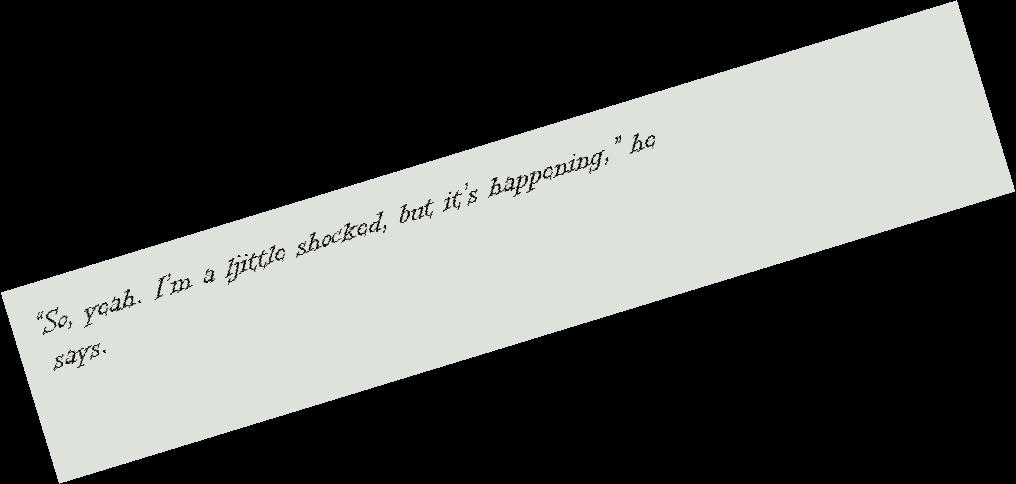
#> input picture Dataset/Generated_Images/generatedData4.png, 1016 x 484 px, found by its file name
$ jupyter execute preprocessing.ipynb
#> lines starting #> are read from the running program, lines starting #| are printed output that depends on the picture; after the words box and inside, x2 and y2 are one past the last pixel; in counts of white or black regions, pixels touching at a corner belong together
#> further down, image is the input picture: shape (484, 1016, 3); mean B, G, R 87.5, 91.2, 88.8
[cell 1]
import cv2
def binarization(image):
    img = cv2.cvtColor(image,cv2.COLOR_BGR2GRAY)
    blur = cv2.GaussianBlur(img, (5, 5), 0)
    img = cv2.threshold(blur, 10,225,0)[1]
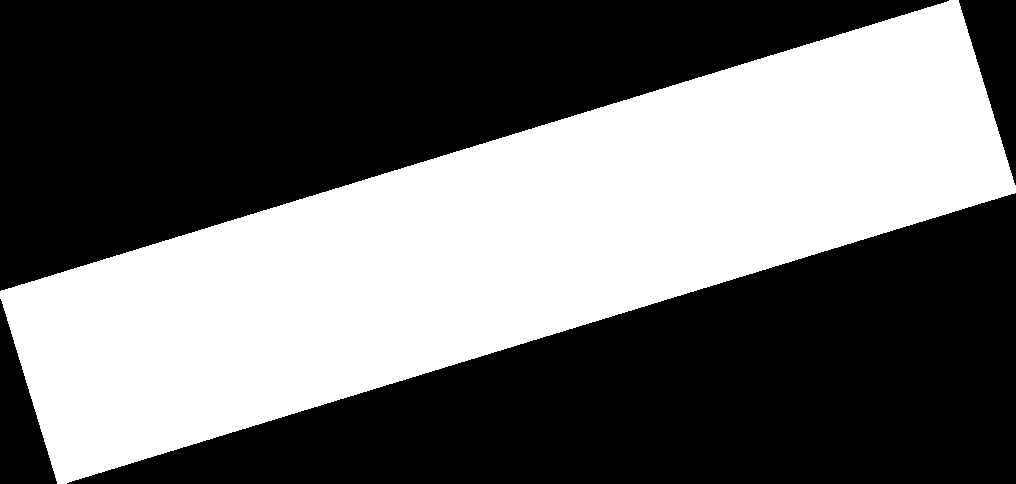
#> img: shape (484, 1016); values 0 (black) and 225 (white), 41.5% white; 1 white region, box (x1, y1, x2, y2) and area: (0, 0, 1016, 484) 203888
    #img = cv2.adaptiveThreshold(img,255,cv2.ADAPTIVE_THRESH_GAUSSIAN_C,cv2.THRESH_BINARY,11,2)
    cv2.imwrite("Binarization.png", img)
    return img

[cell 2]
import numpy as np
def find_score(image,angle):
    data = inter.rotate(image, angle, reshape=False, order=0)
    hist = np.sum(data, axis=1)
    mean = np.sum(hist)/len(hist)
    score = np.sum((hist-mean) ** 2)
    return score

[cell 3]
from PIL import Image
from scipy.ndimage import interpolation as inter
'''
def deskew(image):
    coords = np.column_stack(np.where(image > 0))
    angle = cv2.minAreaRect(coords)[-1]
    if angle < -45:
        angle = -(90 + angle)
    else:
        angle = -angle
    print("Best angle :", angle)
    (h, w) = image.shape[:2]
    center = (w // 2, h // 2)
    M = cv2.getRotationMatrix2D(center, angle, 1.0)
    rotated = cv2.warpAffine(image, M, (w, h), flags=cv2.INTER_CUBIC, borderMode=cv2.BORDER_REPLICATE)
    cv2.imwrite("Deskew.png",rotated)
    return rotated
'''

def deskew(image):
    delta = 1
    limit = 90
    angles = np.arange(-limit, limit+delta, delta)
    scores = []
    for angle in angles:
        score = find_score(image,angle)
        scores.append(score)
#> this loop made 181 passes
#> (mean in find_score, score) on passes 1 to 3: (47818.1, 6110563), (48087.7, 5918104.3), (48360.1, 7182892.6)
#> pass 1, in find_score, `data = inter.rotate(image, angle, reshape=False, order=0)`:
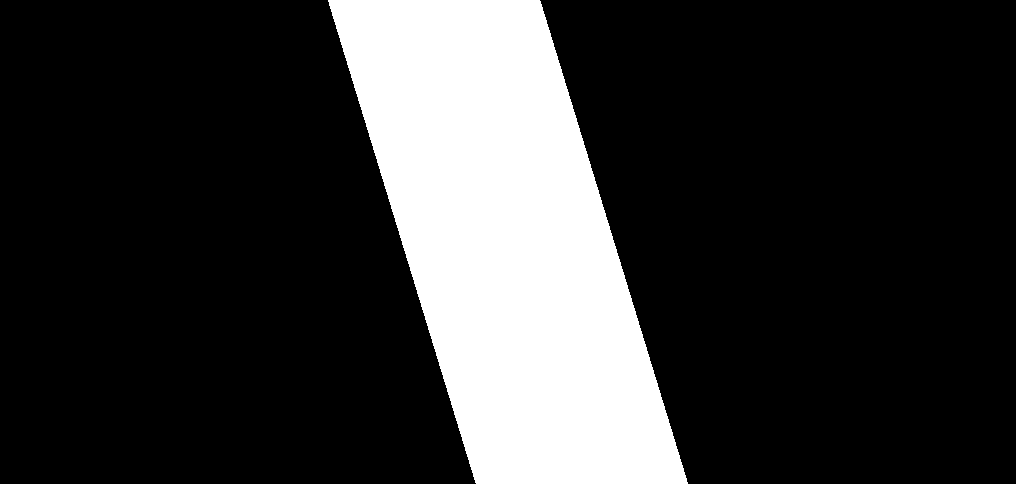
#> data: shape (484, 1016); values 0 (black) and 225 (white), 20.9% white; 1 white region, box (x1, y1, x2, y2) and area: (328, 0, 688, 484) 102862
#> pass 2, in find_score (call 2), `data = inter.rotate(image, angle, reshape=False, order=0)`:
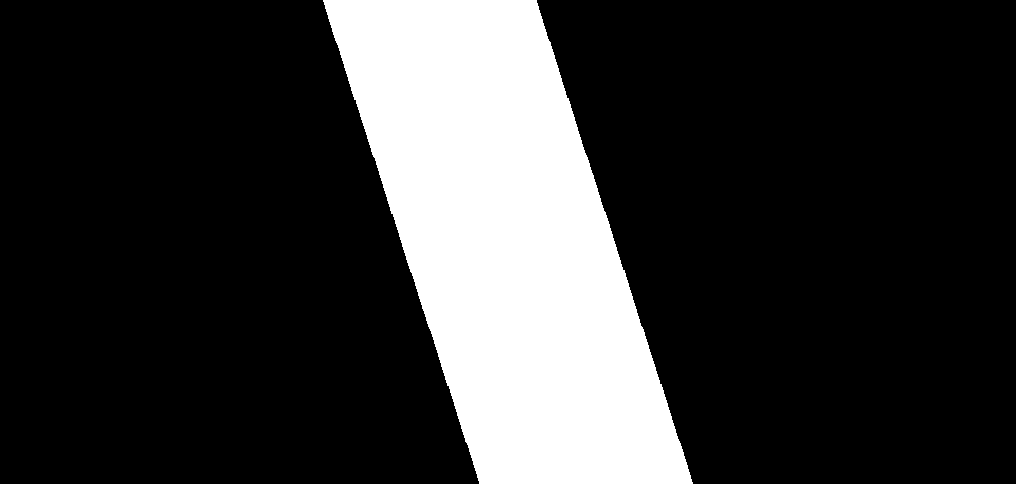
#> data: shape (484, 1016); values 0 (black) and 225 (white), 21% white; 1 white region, box (x1, y1, x2, y2) and area: (323, 0, 693, 484) 103442
#> pass 3, in find_score (call 3), `data = inter.rotate(image, angle, reshape=False, order=0)`:
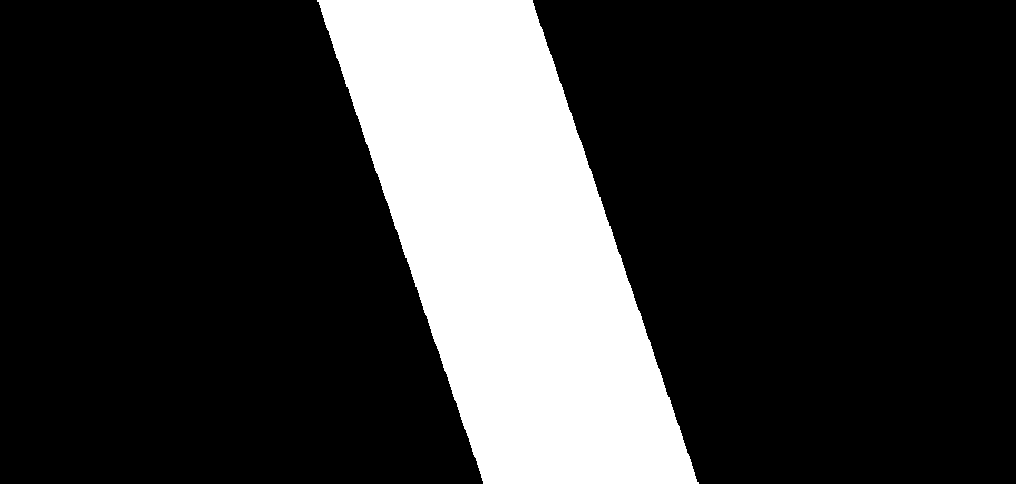
#> data: shape (484, 1016); values 0 (black) and 225 (white), 21.2% white; 1 white region, box (x1, y1, x2, y2) and area: (317, 0, 699, 484) 104028
#> after the loop, scores = 181 values, max 5.98e+12 at index 73, min 3754931.6 at index 125, mean 7.36e+11
    best_score = max(scores)
#> best_score = 5.98e+12
    best_angle = angles[scores.index(best_score)]
#> best_angle = -17
    print(best_angle)
#| -17
    data = inter.rotate(image,best_angle, reshape= False, order = 0)
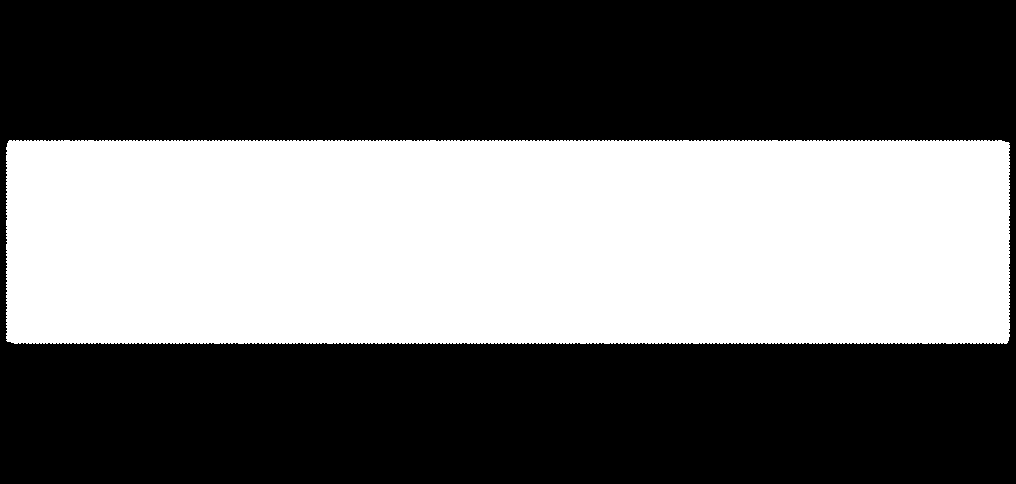
#> data: shape (484, 1016); values 0 (black) and 225 (white), 41.5% white; 1 white region, box (x1, y1, x2, y2) and area: (6, 140, 1010, 344) 203888
    img = Image.fromarray((data).astype("uint8")).convert("L")
    img.save("Deskew.png")
    return (img)

[cell 4]
import cv2
def removeNoise(image):
    img = np.asarray(image)
    converted_img = cv2.cvtColor(img, cv2.COLOR_GRAY2BGR)
    img = cv2.fastNlMeansDenoisingColored(converted_img, None, 10,10,7,15)
    cv2.imwrite("final.png",img)
    return img

[cell 5]
import cv2
import pytesseract
pytesseract.pytesseract.tesseract_cmd = r'C:\Users\DELL\anaconda3\envs\myenv\Library\bin\tesseract.exe'
imagePath = "D:\ASSOC\englishSpellingCorrection\Dataset\Generated_Images\\"

image = cv2.imread(imagePath + 'generatedData4.png')
img = binarization(image)
img = deskew(img)
result = removeNoise(img)
cv2.imshow("Result", result)
cv2.waitKey(0)
cv2.destroyAllWindows()
#final = cv2.Canny(result, 100, 200)
print(pytesseract.image_to_string(result))
#> (this line was passed over: pytesseract is not available in this run)

$ run again, with Dataset/Generated_Images/generatedData0.png copied over Dataset/Generated_Images/generatedData4.png
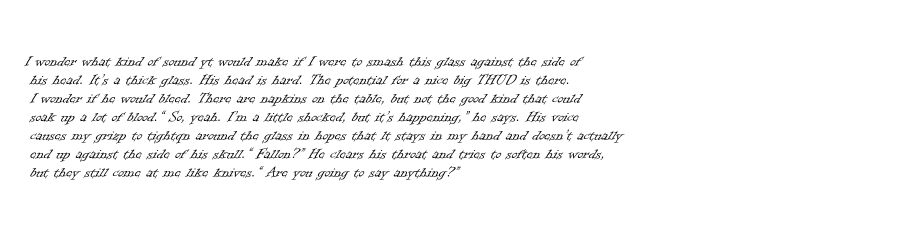
#> input picture Dataset/Generated_Images/generatedData0.png, 1800 x 500 px, found by its file name (shown at 1/2 size)
#> image is the input picture: shape (500, 1800, 3); min 0, max 255, mean 247.4
#> the loop in deskew, `for angle in angles:` made 181 passes
#> (mean in find_score, score) on passes 1 to 3: (112500, 0), (112292.1, 1777545), (112341.6, 5274720)
#> pass 1, in find_score, `data = inter.rotate(image, angle, reshape=False, order=0)`:
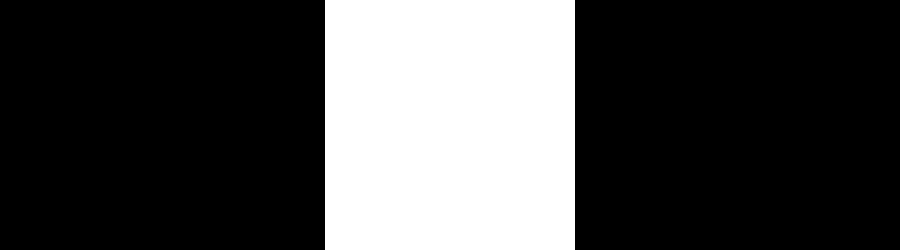
#> data: shape (500, 1800) (shown at 1/2 size); values 0 (black) and 225 (white), 27.8% white; 1 white region, box (x1, y1, x2, y2) and area: (650, 0, 1150, 500) 250000
#> after the loop in deskew, `for angle in angles:`: scores = 181 values, max 2.33e+12 at index 79, min 0 at index 0, mean 3.92e+11
#> best_score = 2.33e+12
#> best_angle = -11
#| -11
#> in deskew, `data = inter.rotate(image,best_angle, reshape= False, order = 0)`:
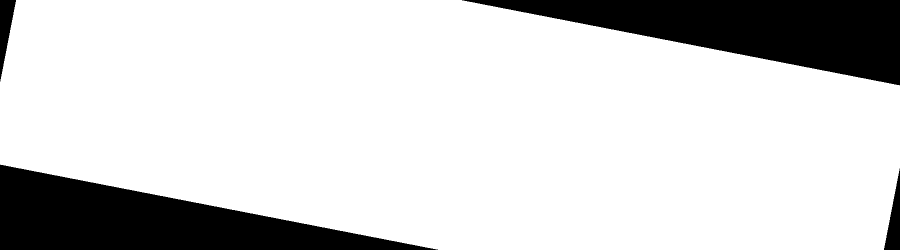
#> data: shape (500, 1800) (shown at 1/2 size); values 0 (black) and 225 (white), 82.7% white; 4 black regions, box (x1, y1, x2, y2) and area: (924, 0, 1800, 171) 75016, (0, 329, 876, 500) 75016, (0, 0, 32, 163) 2676, (1768, 337, 1800, 500) 2676

$ run again, with Dataset/Generated_Images/generatedData10.png copied over Dataset/Generated_Images/generatedData4.png
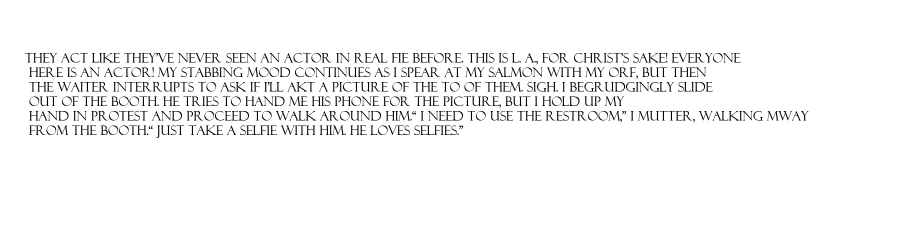
#> input picture Dataset/Generated_Images/generatedData10.png, 1800 x 500 px, found by its file name (shown at 1/2 size)
#> image is the input picture: shape (500, 1800, 3); min 0, max 255, mean 246.2
#> the loop in deskew, `for angle in angles:` made 181 passes
#> (mean in find_score, score) on passes 1 to 3: (112500, 0), (112292.1, 1777545), (112341.6, 5274720)
#> pass 1, in find_score, `data = inter.rotate(image, angle, reshape=False, order=0)`:
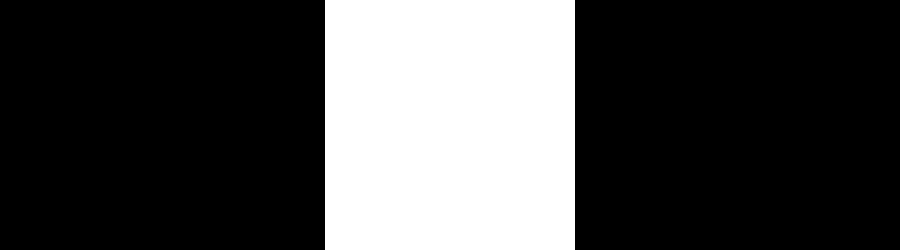
#> data: shape (500, 1800) (shown at 1/2 size); values 0 (black) and 225 (white), 27.8% white; 1 white region, box (x1, y1, x2, y2) and area: (650, 0, 1150, 500) 250000
#> after the loop in deskew, `for angle in angles:`: scores = 181 values, max 2.33e+12 at index 79, min 0 at index 0, mean 3.92e+11
#> best_score = 2.33e+12
#> best_angle = -11
#| -11
#> in deskew, `data = inter.rotate(image,best_angle, reshape= False, order = 0)`:
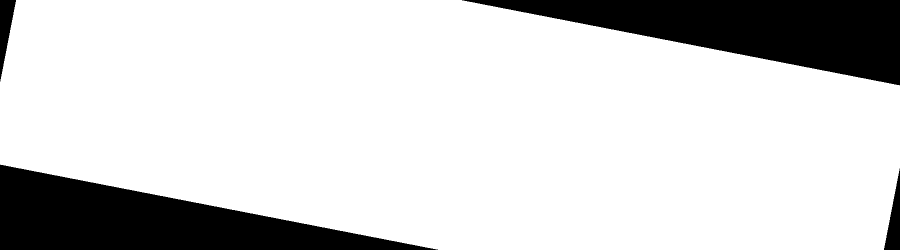
#> data: shape (500, 1800) (shown at 1/2 size); values 0 (black) and 225 (white), 82.7% white; 4 black regions, box (x1, y1, x2, y2) and area: (924, 0, 1800, 171) 75016, (0, 329, 876, 500) 75016, (0, 0, 32, 163) 2676, (1768, 337, 1800, 500) 2676
